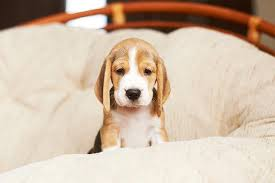
#> input picture images/puppy1.png, 275 x 183 px
$ python opencv2.py
#> lines starting #> are read from the running program, lines starting #| are printed output that depends on the picture; after the words box and inside, x2 and y2 are one past the last pixel; in counts of white or black regions, pixels touching at a corner belong together
import cv2
import time

# opencv 이미지 연산
image = cv2.imread("../images/puppy1.png", cv2.IMREAD_COLOR)
#> image is the input picture: shape (183, 275, 3); mean B, G, R 169.7, 189.3, 209.6

print(image.shape)
#| (183, 275, 3)
print(image.size)
#| 150975

px = image[100, 100]
#> px = [69, 94, 136]
print(px)
#| [ 69  94 136]

print(px[2])
#| 136

# px = image[500, 100]
# out of bound

# 특정 범위 픽셀 변경
start_time = time.time()
for i in range(0, 100):
    for j in range(0, 100):
        image[i, j] = [255, 255, 255]
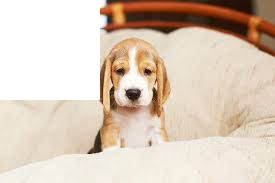
#> image: shape (183, 275, 3); 19.82% of pixels changed, all inside (x1, y1, x2, y2) = (0, 0, 100, 100)
print("--- %s seconds ---" % (time.time() - start_time))
cv2.imshow("Image", image)
cv2.waitKey(0)

cv2.destroyAllWindows();

# 빠른 연산 가능
start_time = time.time()
image[0:100, 0:100] = [0, 0, 0]
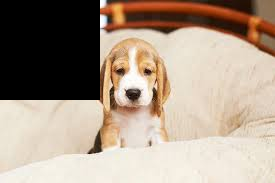
#> image: shape (183, 275, 3); 19.87% of pixels changed, all inside (x1, y1, x2, y2) = (0, 0, 100, 100)
print("--- %s seconds ---" % (time.time() - start_time))

cv2.imshow("Image", image)
cv2.waitKey(0)
cv2.destroyAllWindows();

# ROI 추출 및 복사 (Region Of Interest)
image = cv2.imread("../images/puppy1.png", cv2.IMREAD_COLOR)
cv2.imshow("Image", image)
cv2.waitKey(0)
cv2.destroyAllWindows();

logo = image[20:150, 70:200]
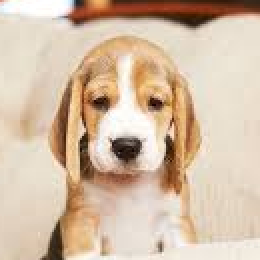
#> logo: shape (130, 130, 3) (shown 2 times larger); mean B, G, R 166.4, 189.3, 212.2
cv2.imshow("Image", logo)
cv2.waitKey(0)
cv2.destroyAllWindows();

# ROI 단위로 이미지 복사
image[0:130, 0:130] = logo
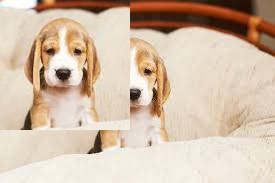
#> image: shape (183, 275, 3); mean B, G, R 169.8, 190.3, 211.4
cv2.imshow("Image", image)
cv2.waitKey(0)
cv2.destroyAllWindows();

# 픽셀별로 색상 다루기
image = cv2.imread("../images/puppy1.png", cv2.IMREAD_COLOR)
# B G R (0 1 2)
cv2.imshow("Image", image[:, :, 2])
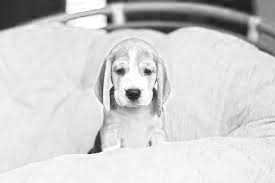
#> window 'Image': shape (183, 275); min 16, max 255, mean 209.6
cv2.waitKey(0)

image[:, :, 2] = 0;
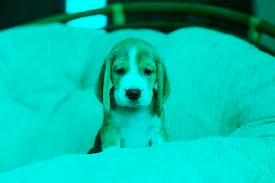
#> image: shape (183, 275, 3); mean B, G, R 169.7, 189.3, 0
cv2.imshow("Image", image)
cv2.waitKey(0)

$ run again, with images/puppy2.png copied over images/puppy1.png
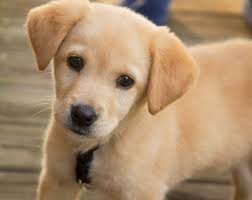
#> input picture images/puppy2.png, 252 x 200 px
#> image is the input picture: shape (200, 252, 3); mean B, G, R 109.4, 140.8, 170.2
#| (200, 252, 3)
#| 151200
#> px = [173, 198, 224]
#| [173 198 224]
#| 224
#> after the loop `for i in range(0, 100):`:
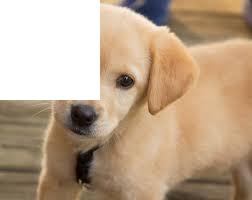
#> image: shape (200, 252, 3); 19.84% of pixels changed, all inside (x1, y1, x2, y2) = (0, 0, 100, 100)
#> `image[:, :, 2] = 0;`:
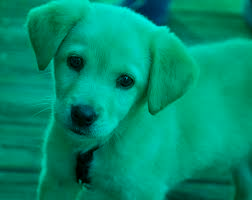
#> image: shape (200, 252, 3); mean B, G, R 109.4, 140.8, 0
